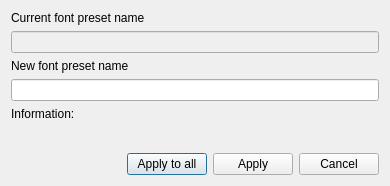
<?xml version="1.0" encoding="UTF-8"?>
<ui version="4.0">
 <class>EditFontDialog</class>
 <widget class="QDialog" name="EditFontDialog">
  <property name="geometry">
   <rect>
    <x>0</x>
    <y>0</y>
    <width>390</width>
    <height>186</height>
   </rect>
  </property>
  <property name="windowTitle">
   <string>Edit Font</string>
  </property>
  <layout class="QVBoxLayout" name="verticalLayout">
   <item>
    <widget class="QLabel" name="label_currentPresetName">
     <property name="text">
      <string>Current font preset name</string>
     </property>
    </widget>
   </item>
   <item>
    <widget class="QLineEdit" name="lineEdit_currentFontPresetName">
     <property name="enabled">
      <bool>false</bool>
     </property>
     <property name="readOnly">
      <bool>true</bool>
     </property>
    </widget>
   </item>
   <item>
    <widget class="QLabel" name="label_newPresetName">
     <property name="text">
      <string>New font preset name</string>
     </property>
    </widget>
   </item>
   <item>
    <widget class="QLineEdit" name="lineEdit_newFontPresetName">
     <property name="enabled">
      <bool>true</bool>
     </property>
     <property name="readOnly">
      <bool>false</bool>
     </property>
    </widget>
   </item>
   <item>
    <widget class="QLabel" name="label_info">
     <property name="text">
      <string>Information:</string>
     </property>
    </widget>
   </item>
   <item>
    <spacer name="verticalSpacer">
     <property name="orientation">
      <enum>Qt::Vertical</enum>
     </property>
     <property name="sizeHint" stdset="0">
      <size>
       <width>20</width>
       <height>40</height>
      </size>
     </property>
    </spacer>
   </item>
   <item>
    <layout class="QHBoxLayout" name="horizontalLayout">
     <item>
      <spacer name="horizontalSpacer">
       <property name="orientation">
        <enum>Qt::Horizontal</enum>
       </property>
       <property name="sizeHint" stdset="0">
        <size>
         <width>40</width>
         <height>20</height>
        </size>
       </property>
      </spacer>
     </item>
     <item>
      <widget class="QPushButton" name="pushButton_applyToAll">
       <property name="toolTip">
        <string>Will change preset in all controls for current document</string>
       </property>
       <property name="text">
        <string>Apply to all</string>
       </property>
      </widget>
     </item>
     <item>
      <widget class="QPushButton" name="pushButton_apply">
       <property name="text">
        <string>Apply</string>
       </property>
      </widget>
     </item>
     <item>
      <widget class="QPushButton" name="pushButton_cancel">
       <property name="text">
        <string>Cancel</string>
       </property>
      </widget>
     </item>
    </layout>
   </item>
  </layout>
 </widget>
 <resources/>
 <connections/>
</ui>
